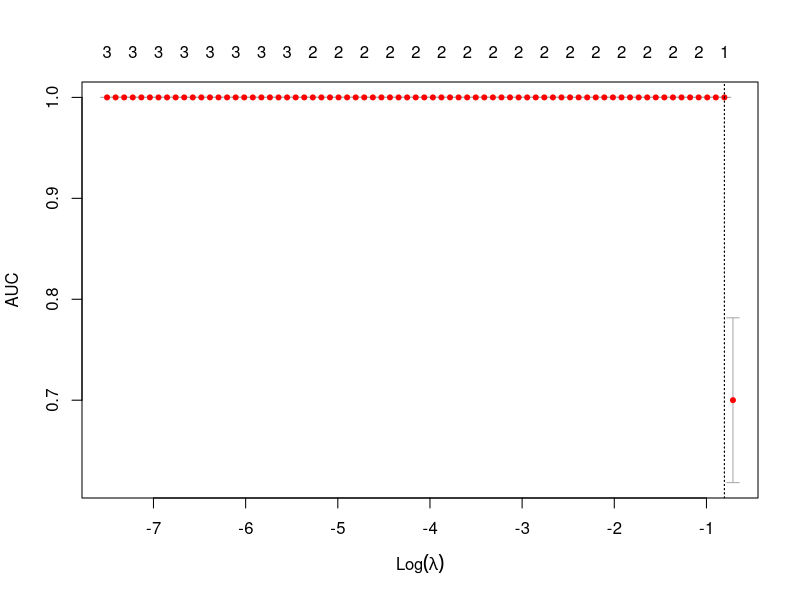

Reproduce this figure in R.
library(glmnet)

# make iris dataset a binary dataset

iris.mdy <- iris[iris$Species != 'versicolor',]
iris.mdy$Species <- as.character(iris.mdy$Species)
# level virginica is the target class
iris.mdy$Species <- as.factor(iris.mdy$Species)
cv.fit <- cv.glmnet(x=as.matrix(iris.mdy[, 1:4]),
                                y=iris.mdy$Species,
                                family = 'binomial',
                                type.measure="auc"
                    )

plot(cv.fit)

# coefficients of each varibale
coefficient<-coef(cv.fit$glmnet.fit, s=cv.fit$lambda.min)

# predict the fitted probability of each test observation
predict(cv.fit$glmnet.fit, 
        as.matrix(iris.mdy[1:5, 1:4]), 
        type = 'response',
        s=cv.fit$lambda.min)

